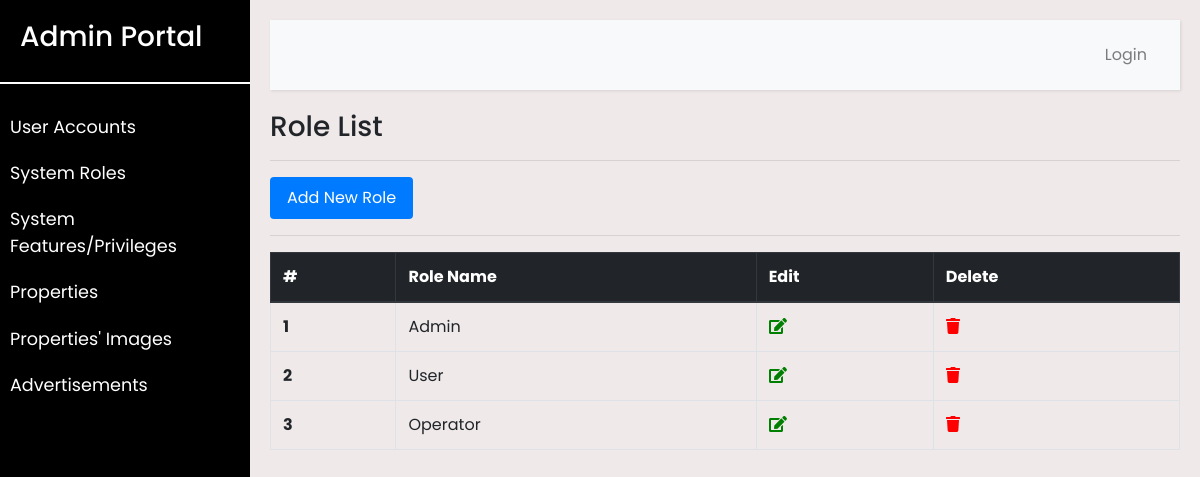
The app's page /admin_portal/listRole/ with its own data.
### eproperty/models.py (models this page shows, shortened)
class RoleCode(models.Model):
    id = models.IntegerField(primary_key=True)
    name = models.CharField(max_length=100)

### eproperty/views.py (the view)
# urls.py: path('admin_portal/listRole/', views.listRole, name='listRole'),
def listRole(request):
    roles = RoleCode.objects.all()
    return render(request, 'admin_portal/listRole.html', {'roles': roles})

### templates/admin_portal/listRole.html
{% extends 'admin_portal/base_admin.html' %}
{% block content %}
    <h3>Role List</h3>
    <hr>
    <div>
        <a class="btn btn-primary" href="{% url 'addRole' %}">Add New Role </a>
    </div>
    <hr>
    <table class="table table-bordered table-hover">
        <thead class="thead-dark">
        <tr>
            <th scope="col">#</th>
            <th scope="col">Role Name</th>
            <th scope="col">Edit</th>
            <th scope="col">Delete</th>
        </tr>
        </thead>
        <tbody>
        {% if roles != '' %}
            {% for role in roles %}
                <tr>
                    <th scope="row">{{ role.id }}</th>
                    <td>{{ role.name }}</td>
                    <td><a href="{% url "editRole" role.id %}"><i style="color: green;" class="fa fa-edit"></i></a></td>
                    <td><a href="{% url "deleteRole" role.id %}"><i style="color: red;" class="fa fa-trash"></i></a>
                    </td>
                </tr>
            {% endfor %}
        {% endif %}
        </tbody>
    </table>
{% endblock %}

### static/admin_portal/style.css (style rules this page uses)
body { font-family: 'Poppins', sans-serif; background: #fafafa; }
a, a:hover, a:focus { color: inherit; text-decoration: none; transition: all 0.3s; }
a.btn { border-radius: .25rem; border: 1px solid transparent; padding: .5rem 1rem; color: #fff; }

### records on screen
RoleCode: id "1", name "Admin"
RoleCode: id "2", name "User"
RoleCode: id "3", name "Operator"
